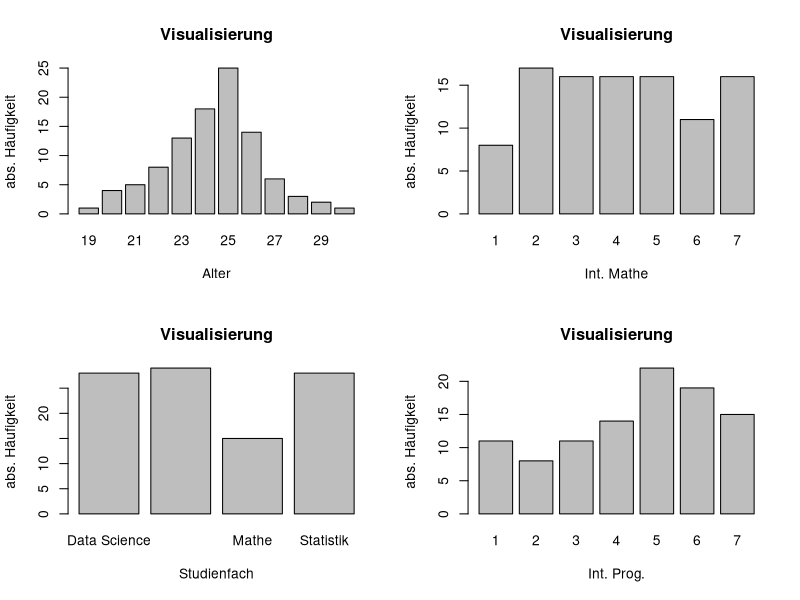

The R source for this figure:
# Auswertung des Datensatzes aus Aufgabe 1

library(readr)
Datensatz <- read_csv("Datensatz.csv")
Datensatz


# Vorbereitung des Datensatzes:

str(Datensatz)
# Interesse in Mathe und in Programmieren muessen in an factor Objekt, welches eine Rangordnung unter
# den levels hat, umgewandelt werden.
# Die Variable Mathe-LK muss lediglich in ein factor Objekt umgewandelt werden.

Datensatz$`Int. Mathe` <- as.factor( Datensatz$`Int. Mathe`)
Datensatz$`Int. Mathe` <- ordered( Datensatz$`Int. Mathe` , levels = c("1", "2", "3", "4", "5", "6", "7") )

Datensatz$`Int. Prog.` <- as.factor( Datensatz$`Int. Prog.`)
Datensatz$`Int. Prog.` <- ordered( Datensatz$`Int. Prog.` , levels = c("1", "2", "3", "4", "5", "6", "7") )

Datensatz$`Mathe-LK` <- as.factor( Datensatz$`Mathe-LK`)

# Nun haben alle Variablen den korrekten Objekttyp:
str(Datensatz)



# Anwendung der in Aufgabe 2 erstellten Funktionen: -----------------------------------------------------



# Funktion aus a) - Altersstruktur 

sum_met <- function(x){ 
  if( is.numeric(x) != TRUE){ stop("Die Variable muss metrisch skaliert sein.") } # Warnmeldung falls Variable
  AM <- mean(x)                                                                  # nicht metrisch ist.
  med <- median(x)    # Hier werden alle Statistiken berechnet.
  var <- var(x)
  sd <- sd(x)
  quartile <- quantile(x, probs= c(0.25,0.75) )
  extrm <- c( Minimum = min (x), Maximum = max (x))
  return( list( "Arithmetische Mittel" = AM, "Median" = med, "Varianz" = var, "Standardabweichung" = sd,
                "Quartile"= quartile, "Etremwerte" = extrm) )      # Alle benoetigten Groessen werden in einer Liste ausgegeben.
}

sum_met(Datensatz$Alter)    # Das durchschnittliche Alter liegt bei 24.34 Jahren bzw. (bezueglich des
                            # Alters sinnvoller) liegt der Median bei 25 Jahren.
                            # Die Standardabweichung von etwa 2.1 und die Quartile, welche bei
# $`Arithmetische Mittel`   # 23 und 26 liegen, deuten auf eine fuer Studenten uebliche
# [1] 24.34                 # Altersstruktur hin.

# $Median                   # Auch die groesste und die kleinste Beobachtung liegt in keinem fuer
# [1] 25                    # Studenten unueblichen Alter. (keine Ausreisser)

# $Varianz
# [1] 4.408485

# $Standardabweichung
# [1] 2.099639

# $Quartile
# 25% 75% 
#   23  26 

# $Etremwerte
# Minimum Maximum 
# 19      30 

# Fazit: (1) Die Individuen des Datensatzes (Studenten) haben im Mittel (Median) ein Alter von 25
#            Jahren und unterschreiten/ueberschrieten das Alter von 19 bzw. 30 nicht.






# Funktion aus b) - Interesse an Mathe und Programmieren (i) (und Abfrage der Teinahme am Mathe-LK (ii))

kat <- function(x){
  if(is.character(x)){stop("Die Variable ist nicht kategoriell")}
  else Modalwert <- names(table(x)[table(x) == max(table(x))]) ##Auspraegung, die am haeufigsten vorkommt
  Maximum <- max(x) 
  Minimum <- min(x)
  Spannweite <- length(unique(x)) ##Anzahl der verschiedenen Auspraegungen der Variablen
  uebersicht_kat <- list("Modalwert" = Modalwert, "Maximum" = Maximum, "Minimum" = Minimum, "Spannweite" = Spannweite) ##bringe Werte in eine Liste
  return(uebersicht_kat) ##gibt die Liste aus
}


# (i) Interesse an Mathe und Programmieren

sapply( Datensatz[ ,5:6], kat)

#         Int. Mathe Int. Prog.
# Modalwert  "2"        "5"       
# Maximum    7          7         
# Minimum    1          1         
# Spannweite 7          7     

# Am haeufigsten wurde beim Interesse am Fach Mathematik die eher niedrigere Kategorie 2 gewaehlt.
# Hingegen wurde beim Interersse am Programmieren am haeufigsten die recht hohe Kategorie 5 gewaehlt
# Auffaellig ist, dass beide Variablen mit 7 die gleiche Spannweite und das gleiche Minimum (1) und
# Maximum (7) aufweisen. D.h.: Es wurden alle Kategorien gewaehlt.
# Kurzgesagt deuten die Ergebnisse auf ein hoeheres Interesse an Programmieren in der (Gesamt-)Gruppe hin.

# Moegliche Studienfaecher ausfindig machen:
unique( Datensatz$Studienfach)
# [1] "Data Science" "Statistik"    "Informatik"   "Mathe"


ds <- Datensatz[ Datensatz$Studienfach == "Data Science", ]
st <- Datensatz[ Datensatz$Studienfach == "Statistik", ]
inf <- Datensatz[ Datensatz$Studienfach == "Informatik", ]
ma <- Datensatz[ Datensatz$Studienfach == "Mathe", ]


# Data Science
sapply( ds[ ,5:6], kat)         # Beim Vergleich der Modalwerte ergibt sich:
# Int. Mathe Int. Prog.
# Modalwert  "4"        "6"     # Data Science Studierende haben einen groesseren Modalwert beim
# Maximum    7          7       # Interesse am Programmiern (6), als bei Mathe (4).
# Minimum    2          1         
# Spannweite 6          7     


# Statistik
sapply( st[ ,5:6], kat)
# Int. Mathe Int. Prog.         # Die Gruppe der Statistik Studierenden weist hingegen, genau anders
# Modalwert  "7"        "5"     # herum in Mathe einen groesseren Modalwert als im Programmieren auf.
# Maximum    7          7       # Im Vergleich der Gruppen, ist hier der Modalwert von 7 (bei Int.Mathe)
# Minimum    1          1       # am hoechsten. 
# Spannweite 7          7       


# Informatik
sapply( inf[ ,5:6], kat)  
# Int. Mathe Int. Prog.         # Auch Informatik Studierende, weisen mehr Interesse am Programmieren auf,
# Modalwert  "2"        "5"     # jedoch ist der Modalwert von 5 (bei Int.Prog.) im Vergleich zu den Data
# Maximum    7          7       # Science Studierenden mit einem Modalwert von 6 etwas geringer.
# Minimum    1          1       # Ausserdem ist der Modalwert (bei Int.Mathe) von 2 im Vergleich zu den 
# Spannweite 7          7       # anderen Gruppen am geringsten.


# Mathe
sapply( ma[ ,5:6], kat)         # Mit dem Modalwert von 5 bei Int.Mathe scheint im Vergleich zum Modalwert 
# Int. Mathe Int. Prog.         # von 4 bei Int.Prog ein nur leicht hoeheres Interesse fuer Mathe
# Modalwert  "5"        "4"     # vorhanden zu sein.
# Maximum    7          7       # Jedoch ist auffaellig, das keine niedrigen Bewertungen bei 1 oder 2 
# Minimum    3          1       # bei Int.Mathe vorkommen. 
# Spannweite 5          6   


# Fazit: (1) Der hoechste/niedrigste Modalwert bezueglich des Mathe Interesse weisen Statistik/Informatik
#            Studierende auf.
#        (2) Der hoechste/niedrigste Modalwert bezueglich des Interesse am Programmieren weisen
#            Data Science/Mathe Studierende auf.





# (ii) Mathe- LK (Diese Variable ist zwar dichotom, aber diese Auswertung passte thematisch gut
#                 an diese Stelle, sodass sie im Abschnitt zur Funktion kat ist. )

table(Datensatz$`Mathe-LK`) # Die Mehrheit der Studierenden hat einen Mathe-LK belegt.
# nein   ja                 # Da 100 Beobachtungen vorliegen, haben 68% einen Mathe-LK belegt
# 32   68                   # und 32% nicht.


# Data Science            # Recht ausgeglichenes Verhaeltniss.
table(ds$`Mathe-LK`)
# ja nein 
# 13   15 

# Statistik               # Deutlich mehr Studierende haben den Mathe-LK besucht.
table(st$`Mathe-LK`)
# ja nein 
# 24    4 

# Informatik              # Etwas mehr Studierende haben den Mathe-LK besucht.(auch eher ausgeglichen)
table(inf$`Mathe-LK`)
# ja nein 
# 17   12 

# Mathe
table(ma$`Mathe-LK`)      # Nahezu alle Studierende haben den Mathe-LK besucht.
# ja nein 
# 14    1 


# Fazit: (1) In den Studienrichtungen Mathe und Statistik wird deutlich haeufiger der Mathe-LK besucht.
#        (2) In den Studienrichtungen Informatik und Data Science ist das Verhaeltniss zu Mathe-LK
#            Besuchern und Nicht-Mathe-LK Besuchern eher ausgeglichen.







# Funktion aus d) - Zusammenang zwischen Interesse an Mathe/Programmieren
# und Mathe-LK

# Interesse an Mathe und Programmieren muessen erst wieder in eine metrische Variable
# umgewandelt werden und Mathe_Lk in einen dichotomen character

Datensatz$`Int. Mathe` <- as.numeric(Datensatz$`Int. Mathe`)
Datensatz$`Int. Prog.` <- as.numeric(Datensatz$`Int. Prog.`)
Datensatz$`Mathe-LK` <- as.character(Datensatz$`Mathe-LK`)


# Zunaechst wenden wir die Helferfuntion dich_as_met an, damit
# man in d) mit den dichotomen Variablen rechnen kann

dich_as_met <- function(x){
  name <- unique(x)
  result <- x == name[which.min(nchar(name))]
  return(as.numeric(result))
}



met_dich <- function(x,y){
  # x soll die metrische Variable sein
  # y soll die dichotome Variable sein
  if(!is.numeric(x)) stop("Der erste Vektor ist nicht metrisch")
  if(length(levels(factor(y))) != 2) stop("Der zweite Vektor ist nicht dichotom")
  y <- dich_as_met(y)
  return(list("Korrelation" = cor(x,y), "Kovarianz" = cov(x,y), 
              "Lineares Modell" = lm(y~x)))
}


met_dich(Datensatz$`Int. Mathe`, Datensatz$`Mathe-LK`)
#$Korrelation
#[1] 0.08875763

#$Kovarianz
#[1] 0.07919192

#$`Lineares Modell`

#Call:
  #lm(formula = y ~ x)

#Coefficients:
#  (Intercept)    x  
#0.58992      0.02187 
  
# Man kann erkennen, dass die Werte unabhängig voneinader sind, da die Korrelation
# nahezu 0 ist. Demenstprechend besteht kein Zusammenhang zwischen dem Interesse an 
# Mathe und ob man in der Schule Mathe-LK hatte.
  

met_dich(Datensatz$`Int. Prog.`, Datensatz$`Mathe-LK`)
#$Korrelation
#[1] 0.03869798

#$Kovarianz
#[1] 0.03434343

#$`Lineares Modell`

#Call:
#  lm(formula = y ~ x)

#Coefficients:
#  (Intercept)     x  
#0.637350     0.009584 

# Hier kann man sehen, dass es auch zwischen dem Interesse an Programmieren und dem  
# Mathe-LK keinen wirklichen Zusammenhang gibt.

# Interpretation: Der Mathe-LK in der Schule beeinflusst nicht das Interesse an
# Mathe und Programmieren im Studium.



# Wandle Variablen wieder in die korrekten Datentypen um
Datensatz$`Int. Mathe` <- as.factor( Datensatz$`Int. Mathe`)
Datensatz$`Int. Mathe` <- ordered( Datensatz$`Int. Mathe` , levels = c("1", "2", "3", "4", "5", "6", "7") )

Datensatz$`Int. Prog.` <- as.factor( Datensatz$`Int. Prog.`)
Datensatz$`Int. Prog.` <- ordered( Datensatz$`Int. Prog.` , levels = c("1", "2", "3", "4", "5", "6", "7") )

Datensatz$`Mathe-LK` <- as.factor( Datensatz$`Mathe-LK`)






# Funktion aus e):
qkat <- function(y){
  if ( (is.numeric(y) == TRUE) || (is.ordered(y) == TRUE) )  {
    
    x <- as.numeric(y)
    x
    
    n <- x[which( x <= quantile(x, 1/3))]
    
    m <- x
    m <- m [which( ! m <= quantile(x, 1/3))]
    m <- m [which( ! m > quantile(x, 2/3))]
    
    h <- x[which( x > quantile(x, 2/3))]  
    
    l <- list(n, m, h)
    
    names(l) <- c("niedrig (<= 1/3-Quantil)", "mittel (1/3-Quantil < & <= 2/3-Quantil)", "hoch (2/3-Quantil <)")
    
    return(l)
  }
  else{
    stop("Nicht moeglich, da Variable nicht mindestens ordinalskaliert.")
  }
}

qkat(Datensatz$`Int. Mathe`)

# Ausgabe:

#$`niedrig (<= 1/3-Quantil)`
#[1] 3 2 2 1 3 2 2 2 2 2 3 3 2 2 1 3 3 1 2 3 3 3 2 2 2 2 2 3 3 1
#[31] 1 1 1 3 1 2 3 3 2 3 3

#$`mittel (1/3-Quantil < & <= 2/3-Quantil)`
#[1] 5 5 4 5 5 4 4 4 5 5 4 4 5 4 5 5 5 5 4 5 5 5 5 4 4 4 4 4 4 4
#[31] 5 4

#$`hoch (2/3-Quantil <)`
#[1] 7 7 7 7 7 6 6 7 6 7 6 7 7 7 7 6 7 7 6 6 7 7 6 6 6 7 6


# Funktion aus f):
visual <- function(x,i){
  p <- length(i)
  q <- sqrt(p)
  if(round(q)^2 == p)
    par(mfcol = c(q,q))
  else
    par(mfcol=c(q,q+1))
  for (u in 1:p) {
    barplot(table(x[i[u]]), xlab = colnames(Datensatz)[i[u]],
            ylab = "abs. Häufigkeit" ,main = "Visualisierung")
  }
}

visual(Datensatz,3:6)
